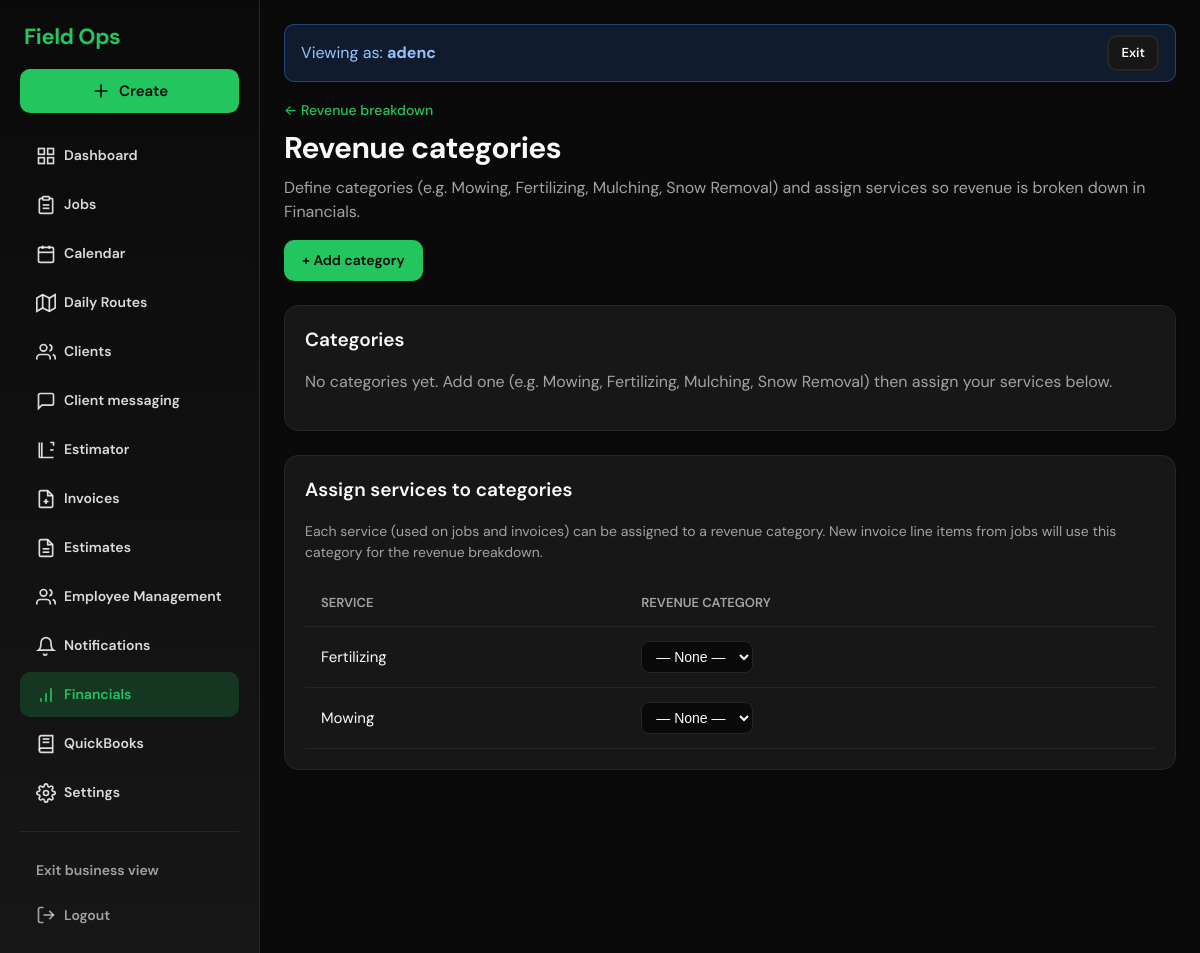
The page /financials/revenue/categories/ (signed in) on the database its author committed.
### accounts/models.py (models this page shows, shortened)
class User(AbstractUser):
    ROLE_CHOICES = [
        ('owner', 'Owner'),
        ('crew', 'Crew'),
    ]
    business = models.ForeignKey(
        Business,
        on_delete=models.CASCADE,
        related_name='users',
        null=True,  # Owner can be null initially if needed
        blank=True
    )
    role = models.CharField(max_length=10, choices=ROLE_CHOICES, default='crew')
    hourly_rate = models.DecimalField(
        max_digits=8,
        decimal_places=2,
        null=True,
        blank=True,
        help_text='Hourly cost for crew members (used for labor cost reporting)'
    )
    phone = models.CharField(max_length=20, blank=True)
    address_line1 = models.CharField(max_length=255, blank=True, verbose_name='Address')
    address_line2 = models.CharField(max_length=255, blank=True)
    city = models.CharField(max_length=100, blank=True)
    state = models.CharField(max_length=50, blank=True)
    postal_code = models.CharField(max_length=20, blank=True, verbose_name='ZIP / Postal code')
    color = models.CharField(
        max_length=7,
        blank=True,
        default='',
        help_text='Hex color for calendar/route (e.g. #3b82f6). Owner can customize.'
    )

### pricing/models.py (models this page shows, shortened)
class ServiceTemplate(models.Model):
    UNIT_CHOICES = [
        ("visit", "Per visit"),
        ("yard", "Per yard"),
        ("hour", "Per hour"),
        ("item", "Per item"),
    ]
    business = models.ForeignKey(Business, on_delete=models.CASCADE, related_name="service_templates")
    name = models.CharField(max_length=120)
    default_unit = models.CharField(max_length=20, choices=UNIT_CHOICES, default="visit")
    default_rate = models.DecimalField(max_digits=10, decimal_places=2, default=Decimal("0.00"))
    active = models.BooleanField(default=True)
    revenue_category = models.ForeignKey(
        "financials.RevenueCategory",
        on_delete=models.SET_NULL,
        null=True,
        blank=True,
        related_name="service_templates",
        help_text="Used for revenue breakdown in Financials (e.g. Mowing, Fertilizing).",
    )

### financials/views.py (the view)
# urls.py: path("revenue/categories/", views.revenue_categories_list, name="revenue_categories"),
@role_required("owner")
def revenue_categories_list(request):
    business = _get_business(request)
    if not business:
        messages.error(request, "You must be associated with a business.")
        return redirect("/")
    from pricing.models import ServiceTemplate
    categories = RevenueCategory.objects.filter(business=business).order_by("sort_order", "name")
    services = ServiceTemplate.objects.filter(business=business).select_related("revenue_category").order_by("name")
    return render(request, "financials/revenue_categories.html", {
        "categories": categories,
        "services": services,
    })

### financials/templates/financials/revenue_categories.html (shortened to what this page needs)
{% extends "base.html" %}
{% block content %}
<div class="page-header" style="display: flex; justify-content: space-between; align-items: flex-start; flex-wrap: wrap; gap: 16px;">
  <div>
    <a href="{% url 'financials:revenue_breakdown' %}" class="link-primary" style="font-size: 14px; margin-bottom: 4px; display: inline-block;">← Revenue breakdown</a>
    <h1>Revenue categories</h1>
    <p>Define categories (e.g. Mowing, Fertilizing, Mulching, Snow Removal) and assign services so revenue is broken down in Financials.</p>
  </div>
  <a href="{% url 'financials:revenue_category_add' %}" class="btn btn-primary">+ Add category</a>
</div>
<div class="card" style="margin-bottom: 24px;">
  <h2 class="card-title">Categories</h2>
  {% if categories %}
  <table class="data-table">
    <thead>
      <tr>
        <th>Name</th>
        <th></th>
      </tr>
    </thead>
    <tbody>
      {% for cat in categories %}
      <tr>
        <td>{{ cat.name }}</td>
        <td>
          <a href="{% url 'financials:revenue_category_edit' cat.id %}" class="btn btn-secondary btn-sm">Edit</a>
          <form method="post" action="{% url 'financials:revenue_category_delete' cat.id %}" style="display: inline;" onsubmit="return confirm('Remove this category? Services will become uncategorized.');">
            {% csrf_token %}
            <button type="submit" class="btn btn-secondary btn-sm">Delete</button>
          </form>
        </td>
      </tr>
      {% endfor %}
    </tbody>
  </table>
  {% else %}
  <p style="color: var(--text-muted);">No categories yet. Add one (e.g. Mowing, Fertilizing, Mulching, Snow Removal) then assign your services below.</p>
  {% endif %}
</div>
<div class="card">
  <h2 class="card-title">Assign services to categories</h2>
  <p style="margin: 0 0 16px 0; font-size: 14px; color: var(--text-muted);">Each service (used on jobs and invoices) can be assigned to a revenue category. New invoice line items from jobs will use this category for the revenue breakdown.</p>
  {% if services %}
  <table class="data-table">
    <thead>
      <tr>
        <th>Service</th>
        <th>Revenue category</th>
      </tr>
    </thead>
    <tbody>
      {% for svc in services %}
      <tr>
        <td>{{ svc.name }}</td>
        <td>
          <form method="post" action="{% url 'financials:revenue_category_assign' %}" style="display: inline;">
            <select name="category_id" onchange="this.form.submit()" style="padding: 6px 10px; border-radius: 8px; border: 1px solid var(--border); background: var(--surface-alt); color: var(--text); font-size: 14px;">
              <option value="">— None —</option>
            </select>
          </form>
        </td>
      </tr>
      {% endfor %}
    </tbody>
  </table>
  {% else %}
  <p style="color: var(--text-muted);">No services defined yet. Add services in <a href="/jobs/" class="link-primary">Jobs</a> or pricing so they appear here.</p>
  {% endif %}
</div>
{% endblock %}

### templates/base.html (shortened to what this page needs)
<!DOCTYPE html>
<html lang="en">
<head>
</head>
<body>
  {% if user.is_authenticated %}
    <aside class="sidebar">
      <div class="sidebar-brand">Field Ops</div>
      {% if user.role != "crew" %}
      <div class="sidebar-create-wrap">
        <button type="button" class="btn btn-create" id="sidebar-create-btn" aria-expanded="false" aria-haspopup="true">
          <svg class="nav-icon" viewBox="0 0 24 24" fill="none" stroke="currentColor" stroke-width="2" stroke-linecap="round" stroke-linejoin="round"><line x1="12" y1="5" x2="12" y2="19"/><line x1="5" y1="12" x2="19" y2="12"/></svg>
          Create
        </button>
      </div>
      {% endif %}
      <nav class="sidebar-nav">
        {% if user.role == "crew" %}
          <a href="/jobs/crew/" class="btn btn-nav {% if '/jobs/crew' in request.path %}active{% endif %}">
            <svg class="nav-icon" viewBox="0 0 24 24" fill="none" stroke="currentColor" stroke-width="2"><path d="M16 4h2a2 2 0 0 1 2 2v14a2 2 0 0 1-2 2H6a2 2 0 0 1-2-2V6a2 2 0 0 1 2-2h2"/><rect x="8" y="2" width="8" height="4" rx="1" ry="1"/><line x1="8" y1="12" x2="16" y2="12"/><line x1="8" y1="16" x2="16" y2="16"/></svg>
            Today's Jobs
          </a>
          <a href="/time/" class="btn btn-nav {% if '/time' in request.path %}active{% endif %}">
            <svg class="nav-icon" viewBox="0 0 24 24" fill="none" stroke="currentColor" stroke-width="2"><circle cx="12" cy="12" r="10"/><polyline points="12 6 12 12 16 14"/></svg>
            Time Clock
          </a>
          <a href="{% url 'notification_inbox' %}" class="btn btn-nav {% if '/notifications/inbox' in request.path %}active{% endif %}" style="position: relative;">
            <svg class="nav-icon" viewBox="0 0 24 24" fill="none" stroke="currentColor" stroke-width="2"><path d="M18 8A6 6 0 0 0 6 8c0 7-3 9-3 9h18s-3-2-3-9"/><path d="M13 21a2 2 0 0 1-2 2 2 2 0 0 1-2-2"/></svg>
            Notifications
            {% if notification_unread_count > 0 %}<span class="nav-badge">{{ notification_unread_count }}</span>{% endif %}
          </a>
        {% else %}
          <a href="/" class="btn btn-nav {% if request.path == '/' or request.path == '' %}active{% endif %}">
            <svg class="nav-icon" viewBox="0 0 24 24" fill="none" stroke="currentColor" stroke-width="2"><rect x="3" y="3" width="7" height="7"/><rect x="14" y="3" width="7" height="7"/><rect x="14" y="14" width="7" height="7"/><rect x="3" y="14" width="7" height="7"/></svg>
            Dashboard
          </a>
          <a href="{% url 'job_list' %}" class="btn btn-nav {% if request.path == '/jobs/' or request.path == '/jobs' %}active{% endif %}">
            <svg class="nav-icon" viewBox="0 0 24 24" fill="none" stroke="currentColor" stroke-width="2"><path d="M16 4h2a2 2 0 0 1 2 2v14a2 2 0 0 1-2 2H6a2 2 0 0 1-2-2V6a2 2 0 0 1 2-2h2"/><rect x="8" y="2" width="8" height="4" rx="1" ry="1"/><line x1="8" y1="12" x2="16" y2="12"/><line x1="8" y1="16" x2="16" y2="16"/></svg>
            Jobs
          </a>
          <a href="/jobs/calendar/" class="btn btn-nav {% if '/jobs/calendar' in request.path %}active{% endif %}">
            <svg class="nav-icon" viewBox="0 0 24 24" fill="none" stroke="currentColor" stroke-width="2"><rect x="3" y="4" width="18" height="18" rx="2" ry="2"/><line x1="16" y1="2" x2="16" y2="6"/><line x1="8" y1="2" x2="8" y2="6"/><line x1="3" y1="10" x2="21" y2="10"/></svg>
            Calendar
          </a>
          <a href="/jobs/routes/" class="btn btn-nav {% if '/jobs/routes' in request.path %}active{% endif %}">
            <svg class="nav-icon" viewBox="0 0 24 24" fill="none" stroke="currentColor" stroke-width="2"><polygon points="1 6 1 22 8 18 16 22 23 18 23 2 16 6 8 2 1 6"/><line x1="8" y1="2" x2="8" y2="18"/><line x1="16" y1="6" x2="16" y2="22"/></svg>
            Daily Routes
          </a>
          <a href="/clients/" class="btn btn-nav {% if '/clients' in request.path and '/clients/messages' not in request.path %}active{% endif %}">
            <svg class="nav-icon" viewBox="0 0 24 24" fill="none" stroke="currentColor" stroke-width="2"><path d="M17 21v-2a4 4 0 0 0-4-4H5a4 4 0 0 0-4 4v2"/><circle cx="9" cy="7" r="4"/><path d="M23 21v-2a4 4 0 0 0-3-3.87"/><path d="M16 3.13a4 4 0 0 1 0 7.75"/></svg>
            Clients
          </a>
          <a href="{% url 'client_messages_list' %}" class="btn btn-nav {% if '/clients/messages' in request.path %}active{% endif %}">
            <svg class="nav-icon" viewBox="0 0 24 24" fill="none" stroke="currentColor" stroke-width="2"><path d="M21 15a2 2 0 0 1-2 2H7l-4 4V5a2 2 0 0 1 2-2h14a2 2 0 0 1 2 2z"/></svg>
            Client messaging
          </a>
          <a href="/estimator/" class="btn btn-nav {% if '/estimator' in request.path %}active{% endif %}">
            <svg class="nav-icon" viewBox="0 0 24 24" fill="none" stroke="currentColor" stroke-width="2"><path d="M21 21H4.6a.6.6 0 0 1-.6-.6V3"/><path d="M21 7V3h-4"/><path d="M7 3v18"/><path d="M21 12h-4"/></svg>
            Estimator
          </a>
          <a href="/billing/" class="btn btn-nav {% if '/billing' in request.path and 'estimates' not in request.path %}active{% endif %}">
            <svg class="nav-icon" viewBox="0 0 24 24" fill="none" stroke="currentColor" stroke-width="2"><path d="M14 2H6a2 2 0 0 0-2 2v16a2 2 0 0 0 2 2h12a2 2 0 0 0 2-2V8z"/><polyline points="14 2 14 8 20 8"/><path d="M12 18v-6"/><path d="M9 15h6"/></svg>
            Invoices
          </a>
          <a href="/billing/estimates/" class="btn btn-nav {% if '/billing/estimates' in request.path %}active{% endif %}">
            <svg class="nav-icon" viewBox="0 0 24 24" fill="none" stroke="currentColor" stroke-width="2"><path d="M14 2H6a2 2 0 0 0-2 2v16a2 2 0 0 0 2 2h12a2 2 0 0 0 2-2V8z"/><polyline points="14 2 14 8 20 8"/><line x1="16" y1="13" x2="8" y2="13"/><line x1="16" y1="17" x2="8" y2="17"/></svg>
            Estimates
          </a>
          <a href="{% url 'employee_management' %}" class="btn btn-nav {% if '/employee-management' in request.path %}active{% endif %}">
            <svg class="nav-icon" viewBox="0 0 24 24" fill="none" stroke="currentColor" stroke-width="2"><path d="M17 21v-2a4 4 0 0 0-4-4H5a4 4 0 0 0-4 4v2"/><circle cx="9" cy="7" r="4"/><path d="M23 21v-2a4 4 0 0 0-3-3.87"/><path d="M16 3.13a4 4 0 0 1 0 7.75"/></svg>
            Employee Management
          </a>
          <a href="{% url 'notification_send' %}" class="btn btn-nav {% if '/notifications/send' in request.path %}active{% endif %}">
            <svg class="nav-icon" viewBox="0 0 24 24" fill="none" stroke="currentColor" stroke-width="2"><path d="M18 8A6 6 0 0 0 6 8c0 7-3 9-3 9h18s-3-2-3-9"/><path d="M13 21a2 2 0 0 1-2 2 2 2 0 0 1-2-2"/></svg>
            Notifications
          </a>
          <a href="{% url 'financials:dashboard' %}" class="btn btn-nav {% if '/financials' in request.path %}active{% endif %}">
            <svg class="nav-icon" viewBox="0 0 24 24" fill="none" stroke="currentColor" stroke-width="2"><line x1="12" y1="20" x2="12" y2="10"/><line x1="18" y1="20" x2="18" y2="4"/><line x1="6" y1="20" x2="6" y2="16"/></svg>
            Financials
          </a>
          <a href="{% url 'quickbooks:settings' %}" class="btn btn-nav {% if '/quickbooks' in request.path %}active{% endif %}">
            <svg class="nav-icon" viewBox="0 0 24 24" fill="none" stroke="currentColor" stroke-width="2"><path d="M4 19.5A2.5 2.5 0 0 1 6.5 17H20"/><path d="M6.5 2H20v20H6.5A2.5 2.5 0 0 1 4 19.5v-15A2.5 2.5 0 0 1 6.5 2z"/><line x1="8" y1="6" x2="16" y2="6"/><line x1="8" y1="10" x2="16" y2="10"/></svg>
            QuickBooks
          </a>
          <a href="/settings/" class="btn btn-nav {% if '/settings' in request.path %}active{% endif %}">
            Settings
          </a>
        {% endif %}
      </nav>
      <div class="sidebar-divider"></div>
      <div class="sidebar-footer">
        {% if user.is_superuser %}
        {% if request.session.platform_business_id %}
        <a href="{% url 'platform_exit' %}" class="btn btn-nav">Exit business view</a>
        {% else %}
        <a href="{% url 'platform_home' %}" class="btn btn-nav">Platform admin</a>
        {% endif %}
        {% endif %}
        <form action="{% url 'logout' %}" method="post" class="logout-form-inline">
          <button type="submit" class="btn btn-nav">
            <svg class="nav-icon" viewBox="0 0 24 24" fill="none" stroke="currentColor" stroke-width="2"><path d="M9 21H5a2 2 0 0 1-2-2V5a2 2 0 0 1 2-2h4"/><polyline points="16 17 21 12 16 7"/><line x1="21" y1="12" x2="9" y2="12"/></svg>
            Logout
          </button>
        </form>
      </div>
    </aside>
  {% endif %}
  <main class="main-wrap">
    <div class="content">
      {% if user.is_superuser and request.session.platform_business_name %}
      <div class="platform-banner">
        <span>Viewing as: <strong>{{ request.session.platform_business_name }}</strong></span>
        <a href="{% url 'platform_exit' %}" class="btn btn-secondary btn-sm">Exit</a>
      </div>
      {% endif %}
      {% block content %}{% endblock %}
    </div>
  </main>
</body>
</html>

### rows shown on the page
User: session.platform_business_name "adenc"
ServiceTemplate: name "Fertilizing"
ServiceTemplate: name "Mowing"
